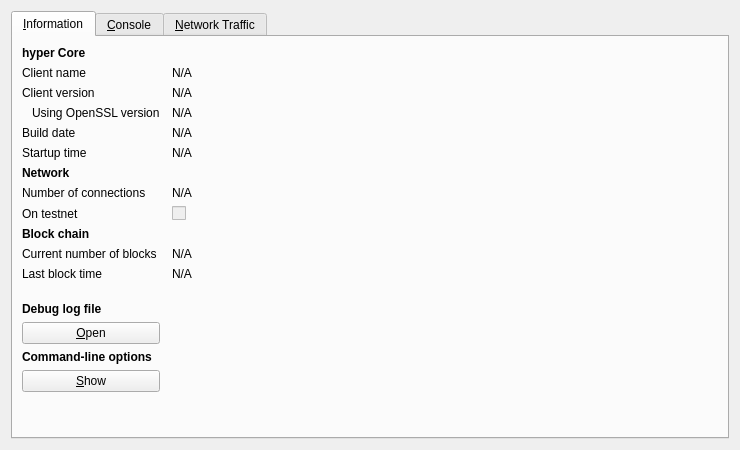
<?xml version="1.0" encoding="UTF-8"?>
<ui version="4.0">
 <class>RPCConsole</class>
 <widget class="QDialog" name="RPCConsole">
  <property name="geometry">
   <rect>
    <x>0</x>
    <y>0</y>
    <width>740</width>
    <height>450</height>
   </rect>
  </property>
  <property name="windowTitle">
   <string>hyper - Debug window</string>
  </property>
  <layout class="QVBoxLayout" name="verticalLayout_2">
   <item>
    <widget class="QTabWidget" name="tabWidget">
     <property name="currentIndex">
      <number>0</number>
     </property>
     <widget class="QWidget" name="tab_info">
      <attribute name="title">
       <string>&amp;Information</string>
      </attribute>
      <layout class="QGridLayout" name="gridLayout" columnstretch="0,1">
       <property name="horizontalSpacing">
        <number>12</number>
       </property>
       <item row="0" column="0">
        <widget class="QLabel" name="label_9">
         <property name="font">
          <font>
           <weight>75</weight>
           <bold>true</bold>
          </font>
         </property>
         <property name="text">
          <string>hyper Core</string>
         </property>
        </widget>
       </item>
       <item row="1" column="0">
        <widget class="QLabel" name="label_5">
         <property name="text">
          <string>Client name</string>
         </property>
        </widget>
       </item>
       <item row="1" column="1">
        <widget class="QLabel" name="clientName">
         <property name="cursor">
          <cursorShape>IBeamCursor</cursorShape>
         </property>
         <property name="text">
          <string>N/A</string>
         </property>
         <property name="textFormat">
          <enum>Qt::PlainText</enum>
         </property>
         <property name="textInteractionFlags">
          <set>Qt::LinksAccessibleByMouse|Qt::TextSelectableByKeyboard|Qt::TextSelectableByMouse</set>
         </property>
        </widget>
       </item>
       <item row="2" column="0">
        <widget class="QLabel" name="label_6">
         <property name="text">
          <string>Client version</string>
         </property>
        </widget>
       </item>
       <item row="2" column="1">
        <widget class="QLabel" name="clientVersion">
         <property name="cursor">
          <cursorShape>IBeamCursor</cursorShape>
         </property>
         <property name="text">
          <string>N/A</string>
         </property>
         <property name="textFormat">
          <enum>Qt::PlainText</enum>
         </property>
         <property name="textInteractionFlags">
          <set>Qt::LinksAccessibleByMouse|Qt::TextSelectableByKeyboard|Qt::TextSelectableByMouse</set>
         </property>
        </widget>
       </item>
       <item row="3" column="0">
        <widget class="QLabel" name="label_14">
         <property name="text">
          <string>Using OpenSSL version</string>
         </property>
         <property name="indent">
          <number>10</number>
         </property>
        </widget>
       </item>
       <item row="3" column="1">
        <widget class="QLabel" name="openSSLVersion">
         <property name="cursor">
          <cursorShape>IBeamCursor</cursorShape>
         </property>
         <property name="text">
          <string>N/A</string>
         </property>
         <property name="textFormat">
          <enum>Qt::PlainText</enum>
         </property>
         <property name="textInteractionFlags">
          <set>Qt::LinksAccessibleByMouse|Qt::TextSelectableByKeyboard|Qt::TextSelectableByMouse</set>
         </property>
        </widget>
       </item>
       <item row="4" column="0">
        <widget class="QLabel" name="label_12">
         <property name="text">
          <string>Build date</string>
         </property>
        </widget>
       </item>
       <item row="4" column="1">
        <widget class="QLabel" name="buildDate">
         <property name="cursor">
          <cursorShape>IBeamCursor</cursorShape>
         </property>
         <property name="text">
          <string>N/A</string>
         </property>
         <property name="textFormat">
          <enum>Qt::PlainText</enum>
         </property>
         <property name="textInteractionFlags">
          <set>Qt::LinksAccessibleByMouse|Qt::TextSelectableByKeyboard|Qt::TextSelectableByMouse</set>
         </property>
        </widget>
       </item>
       <item row="5" column="0">
        <widget class="QLabel" name="label_13">
         <property name="text">
          <string>Startup time</string>
         </property>
        </widget>
       </item>
       <item row="5" column="1">
        <widget class="QLabel" name="startupTime">
         <property name="cursor">
          <cursorShape>IBeamCursor</cursorShape>
         </property>
         <property name="text">
          <string>N/A</string>
         </property>
         <property name="textFormat">
          <enum>Qt::PlainText</enum>
         </property>
         <property name="textInteractionFlags">
          <set>Qt::LinksAccessibleByMouse|Qt::TextSelectableByKeyboard|Qt::TextSelectableByMouse</set>
         </property>
        </widget>
       </item>
       <item row="6" column="0">
        <widget class="QLabel" name="label_11">
         <property name="font">
          <font>
           <weight>75</weight>
           <bold>true</bold>
          </font>
         </property>
         <property name="text">
          <string>Network</string>
         </property>
        </widget>
       </item>
       <item row="7" column="0">
        <widget class="QLabel" name="label_7">
         <property name="text">
          <string>Number of connections</string>
         </property>
        </widget>
       </item>
       <item row="7" column="1">
        <widget class="QLabel" name="numberOfConnections">
         <property name="cursor">
          <cursorShape>IBeamCursor</cursorShape>
         </property>
         <property name="text">
          <string>N/A</string>
         </property>
         <property name="textFormat">
          <enum>Qt::PlainText</enum>
         </property>
         <property name="textInteractionFlags">
          <set>Qt::LinksAccessibleByMouse|Qt::TextSelectableByKeyboard|Qt::TextSelectableByMouse</set>
         </property>
        </widget>
       </item>
       <item row="8" column="0">
        <widget class="QLabel" name="label_8">
         <property name="text">
          <string>On testnet</string>
         </property>
        </widget>
       </item>
       <item row="8" column="1">
        <widget class="QCheckBox" name="isTestNet">
         <property name="enabled">
          <bool>false</bool>
         </property>
         <property name="text">
          <string/>
         </property>
        </widget>
       </item>
       <item row="9" column="0">
        <widget class="QLabel" name="label_10">
         <property name="font">
          <font>
           <weight>75</weight>
           <bold>true</bold>
          </font>
         </property>
         <property name="text">
          <string>Block chain</string>
         </property>
        </widget>
       </item>
       <item row="10" column="0">
        <widget class="QLabel" name="label_3">
         <property name="text">
          <string>Current number of blocks</string>
         </property>
        </widget>
       </item>
       <item row="10" column="1">
        <widget class="QLabel" name="numberOfBlocks">
         <property name="cursor">
          <cursorShape>IBeamCursor</cursorShape>
         </property>
         <property name="text">
          <string>N/A</string>
         </property>
         <property name="textFormat">
          <enum>Qt::PlainText</enum>
         </property>
         <property name="textInteractionFlags">
          <set>Qt::LinksAccessibleByMouse|Qt::TextSelectableByKeyboard|Qt::TextSelectableByMouse</set>
         </property>
        </widget>
       </item>
       <item row="11" column="0">
        <widget class="QLabel" name="label_2">
         <property name="text">
          <string>Last block time</string>
         </property>
        </widget>
       </item>
       <item row="11" column="1">
        <widget class="QLabel" name="lastBlockTime">
         <property name="cursor">
          <cursorShape>IBeamCursor</cursorShape>
         </property>
         <property name="text">
          <string>N/A</string>
         </property>
         <property name="textFormat">
          <enum>Qt::PlainText</enum>
         </property>
         <property name="textInteractionFlags">
          <set>Qt::LinksAccessibleByMouse|Qt::TextSelectableByKeyboard|Qt::TextSelectableByMouse</set>
         </property>
        </widget>
       </item>
       <item row="12" column="0">
        <spacer name="verticalSpacer_2">
         <property name="orientation">
          <enum>Qt::Vertical</enum>
         </property>
         <property name="sizeHint" stdset="0">
          <size>
           <width>20</width>
           <height>20</height>
          </size>
         </property>
        </spacer>
       </item>
       <item row="13" column="0">
        <widget class="QLabel" name="labelDebugLogfile">
         <property name="font">
          <font>
           <weight>75</weight>
           <bold>true</bold>
          </font>
         </property>
         <property name="text">
          <string>Debug log file</string>
         </property>
        </widget>
       </item>
       <item row="14" column="0">
        <widget class="QPushButton" name="openDebugLogfileButton">
         <property name="toolTip">
          <string>Open the hyper debug log file from the current data directory. This can take a few seconds for large log files.</string>
         </property>
         <property name="text">
          <string>&amp;Open</string>
         </property>
         <property name="autoDefault">
          <bool>false</bool>
         </property>
        </widget>
       </item>
       <item row="15" column="0">
        <widget class="QLabel" name="labelCLOptions">
         <property name="font">
          <font>
           <weight>75</weight>
           <bold>true</bold>
          </font>
         </property>
         <property name="text">
          <string>Command-line options</string>
         </property>
        </widget>
       </item>
       <item row="16" column="0">
        <widget class="QPushButton" name="showCLOptionsButton">
         <property name="toolTip">
          <string>Show the hyper-Qt help message to get a list with possible hyper command-line options.</string>
         </property>
         <property name="text">
          <string>&amp;Show</string>
         </property>
         <property name="autoDefault">
          <bool>false</bool>
         </property>
        </widget>
       </item>
       <item row="17" column="0">
        <spacer name="verticalSpacer">
         <property name="orientation">
          <enum>Qt::Vertical</enum>
         </property>
         <property name="sizeHint" stdset="0">
          <size>
           <width>20</width>
           <height>40</height>
          </size>
         </property>
        </spacer>
       </item>
      </layout>
     </widget>
     <widget class="QWidget" name="tab_console">
      <attribute name="title">
       <string>&amp;Console</string>
      </attribute>
      <layout class="QVBoxLayout" name="verticalLayout_3">
       <property name="spacing">
        <number>3</number>
       </property>
       <item>
        <widget class="QTextEdit" name="messagesWidget">
         <property name="minimumSize">
          <size>
           <width>0</width>
           <height>100</height>
          </size>
         </property>
         <property name="readOnly">
          <bool>true</bool>
         </property>
         <property name="tabKeyNavigation" stdset="0">
          <bool>false</bool>
         </property>
         <property name="columnCount" stdset="0">
          <number>2</number>
         </property>
        </widget>
       </item>
       <item>
        <layout class="QHBoxLayout" name="horizontalLayout">
         <property name="spacing">
          <number>3</number>
         </property>
         <item>
          <widget class="QLabel" name="label">
           <property name="text">
            <string notr="true">&gt;</string>
           </property>
          </widget>
         </item>
         <item>
          <widget class="QLineEdit" name="lineEdit"/>
         </item>
         <item>
          <widget class="QPushButton" name="clearButton">
           <property name="maximumSize">
            <size>
             <width>24</width>
             <height>24</height>
            </size>
           </property>
           <property name="toolTip">
            <string>Clear console</string>
           </property>
           <property name="text">
            <string/>
           </property>
           <property name="icon">
            <iconset resource="../bitcoin.qrc">
             <normaloff>:/icons/remove</normaloff>:/icons/remove</iconset>
           </property>
           <property name="shortcut">
            <string notr="true">Ctrl+L</string>
           </property>
           <property name="autoDefault">
            <bool>false</bool>
           </property>
          </widget>
         </item>
        </layout>
       </item>
      </layout>
     </widget>
     <widget class="QWidget" name="tab">
      <attribute name="title">
       <string>&amp;Network Traffic</string>
      </attribute>
      <layout class="QHBoxLayout" name="horizontalLayout_3">
       <item>
        <layout class="QVBoxLayout" name="verticalLayout_4">
         <item>
          <widget class="TrafficGraphWidget" name="trafficGraph" native="true">
           <property name="sizePolicy">
            <sizepolicy hsizetype="Expanding" vsizetype="Expanding">
             <horstretch>0</horstretch>
             <verstretch>0</verstretch>
            </sizepolicy>
           </property>
          </widget>
         </item>
         <item>
          <layout class="QHBoxLayout" name="horizontalLayout_2">
           <item>
            <widget class="QSlider" name="sldGraphRange">
             <property name="minimum">
              <number>1</number>
             </property>
             <property name="maximum">
              <number>288</number>
             </property>
             <property name="pageStep">
              <number>12</number>
             </property>
             <property name="value">
              <number>6</number>
             </property>
             <property name="orientation">
              <enum>Qt::Horizontal</enum>
             </property>
            </widget>
           </item>
           <item>
            <widget class="QLabel" name="lblGraphRange">
             <property name="minimumSize">
              <size>
               <width>100</width>
               <height>0</height>
              </size>
             </property>
             <property name="alignment">
              <set>Qt::AlignCenter</set>
             </property>
            </widget>
           </item>
           <item>
            <widget class="QPushButton" name="btnClearTrafficGraph">
             <property name="text">
              <string>&amp;Clear</string>
             </property>
            </widget>
           </item>
          </layout>
         </item>
        </layout>
       </item>
       <item>
        <layout class="QVBoxLayout" name="verticalLayout">
         <item>
          <widget class="QGroupBox" name="groupBox">
           <property name="title">
            <string>Totals</string>
           </property>
           <layout class="QVBoxLayout" name="verticalLayout_5">
            <item>
             <layout class="QHBoxLayout" name="horizontalLayout_4">
              <item>
               <widget class="Line" name="line">
                <property name="sizePolicy">
                 <sizepolicy hsizetype="Fixed" vsizetype="Fixed">
                  <horstretch>0</horstretch>
                  <verstretch>0</verstretch>
                 </sizepolicy>
                </property>
                <property name="minimumSize">
                 <size>
                  <width>10</width>
                  <height>0</height>
                 </size>
                </property>
                <property name="palette">
                 <palette>
                  <active>
                   <colorrole role="Light">
                    <brush brushstyle="SolidPattern">
                     <color alpha="255">
                      <red>0</red>
                      <green>255</green>
                      <blue>0</blue>
                     </color>
                    </brush>
                   </colorrole>
                  </active>
                  <inactive>
                   <colorrole role="Light">
                    <brush brushstyle="SolidPattern">
                     <color alpha="255">
                      <red>0</red>
                      <green>255</green>
                      <blue>0</blue>
                     </color>
                    </brush>
                   </colorrole>
                  </inactive>
                  <disabled>
                   <colorrole role="Light">
                    <brush brushstyle="SolidPattern">
                     <color alpha="255">
                      <red>0</red>
                      <green>255</green>
                      <blue>0</blue>
                     </color>
                    </brush>
                   </colorrole>
                  </disabled>
                 </palette>
                </property>
                <property name="orientation">
                 <enum>Qt::Horizontal</enum>
                </property>
               </widget>
              </item>
              <item>
               <widget class="QLabel" name="label_16">
                <property name="text">
                 <string>In:</string>
                </property>
               </widget>
              </item>
              <item>
               <widget class="QLabel" name="lblBytesIn">
                <property name="minimumSize">
                 <size>
                  <width>50</width>
                  <height>0</height>
                 </size>
                </property>
                <property name="alignment">
                 <set>Qt::AlignRight|Qt::AlignTrailing|Qt::AlignVCenter</set>
                </property>
               </widget>
              </item>
             </layout>
            </item>
            <item>
             <layout class="QHBoxLayout" name="horizontalLayout_5">
              <item>
               <widget class="Line" name="line_2">
                <property name="sizePolicy">
                 <sizepolicy hsizetype="Fixed" vsizetype="Fixed">
                  <horstretch>0</horstretch>
                  <verstretch>0</verstretch>
                 </sizepolicy>
                </property>
                <property name="minimumSize">
                 <size>
                  <width>10</width>
                  <height>0</height>
                 </size>
                </property>
                <property name="palette">
                 <palette>
                  <active>
                   <colorrole role="Light">
                    <brush brushstyle="SolidPattern">
                     <color alpha="255">
                      <red>255</red>
                      <green>0</green>
                      <blue>0</blue>
                     </color>
                    </brush>
                   </colorrole>
                  </active>
                  <inactive>
                   <colorrole role="Light">
                    <brush brushstyle="SolidPattern">
                     <color alpha="255">
                      <red>255</red>
                      <green>0</green>
                      <blue>0</blue>
                     </color>
                    </brush>
                   </colorrole>
                  </inactive>
                  <disabled>
                   <colorrole role="Light">
                    <brush brushstyle="SolidPattern">
                     <color alpha="255">
                      <red>255</red>
                      <green>0</green>
                      <blue>0</blue>
                     </color>
                    </brush>
                   </colorrole>
                  </disabled>
                 </palette>
                </property>
                <property name="orientation">
                 <enum>Qt::Horizontal</enum>
                </property>
               </widget>
              </item>
              <item>
               <widget class="QLabel" name="label_17">
                <property name="text">
                 <string>Out:</string>
                </property>
               </widget>
              </item>
              <item>
               <widget class="QLabel" name="lblBytesOut">
                <property name="minimumSize">
                 <size>
                  <width>50</width>
                  <height>0</height>
                 </size>
                </property>
                <property name="alignment">
                 <set>Qt::AlignRight|Qt::AlignTrailing|Qt::AlignVCenter</set>
                </property>
               </widget>
              </item>
             </layout>
            </item>
            <item>
             <spacer name="verticalSpacer_4">
              <property name="orientation">
               <enum>Qt::Vertical</enum>
              </property>
              <property name="sizeHint" stdset="0">
               <size>
                <width>20</width>
                <height>407</height>
               </size>
              </property>
             </spacer>
            </item>
           </layout>
          </widget>
         </item>
        </layout>
       </item>
      </layout>
     </widget>
    </widget>
   </item>
  </layout>
 </widget>
 <customwidgets>
  <customwidget>
   <class>TrafficGraphWidget</class>
   <extends>QWidget</extends>
   <header>trafficgraphwidget.h</header>
   <container>1</container>
   <slots>
    <slot>clear()</slot>
   </slots>
  </customwidget>
 </customwidgets>
 <resources>
  <include location="../bitcoin.qrc"/>
 </resources>
 <connections/>
</ui>
